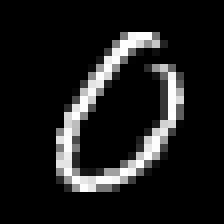
#> input picture trainimg/0_250.bmp, 28 x 28 px, found by its file name (shown 8 times larger); its folder holds only this picture in this run
$ python Imagetotxt_new.py
#> lines starting #> are read from the running program, lines starting #| are printed output that depends on the picture; after the words box and inside, x2 and y2 are one past the last pixel; in counts of white or black regions, pixels touching at a corner belong together
from PIL import Image
from os import listdir
import numpy as np
def createTxt(dir):

#> called with dir = './trainimg'
     files = listdir(dir)
     WHITE,BLACK=1,0
     imgtxt=open("./traindata","w+",encoding="utf-8")

     for filename in files:
         num=int(filename[0])
         img=Image.open("./trainimg/{}".format(filename)).convert("L")
#> img is the input picture: PIL image 28x28 L; min 0, max 255, mean 27.8
         img=img.resize((32,32))
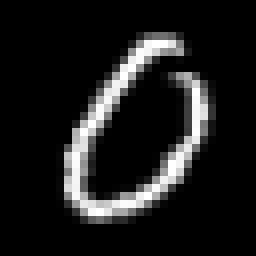
#> img: PIL image 32x32 L (shown 8 times larger); min 0, max 255, mean 28.2
         img_new=img.point(lambda x:BLACK if x>128 else WHITE)
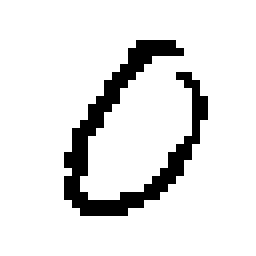
#> img_new: PIL image 32x32 L (shown 8 times larger); values 0 (black) and 1 (white), 89.3% white; black in thin lines or dots, all inside (x1, y1, x2, y2) = (8, 5, 26, 27)
         arr=np.array(img_new)
         arr[0][0]=num  #将每个分块的矩阵的第一个元素设为对应的数字，便于提取标签
#> arr: shape (32, 32); values 0 (black) and 1 (white), 89.2% white; black in thin lines or dots, all inside (x1, y1, x2, y2) = (0, 0, 26, 27)
         for rows in range(arr.shape[0]):
             imgtxt.writelines(str(arr[rows].flatten()))
             imgtxt.write("\n")
     imgtxt.close()

createTxt("./trainimg")
print("转化成功！")

$ run again, on trainimg/0_631.bmp
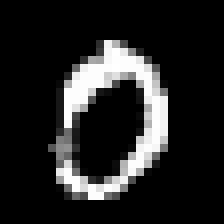
#> input picture trainimg/0_631.bmp, 28 x 28 px, found by its file name (shown 8 times larger)
#> in createTxt, img is the input picture: PIL image 28x28 L; min 0, max 255, mean 35.5
#> in createTxt, `img=img.resize((32,32))`:
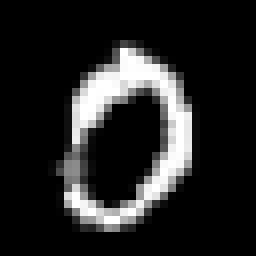
#> img: PIL image 32x32 L (shown 8 times larger); min 0, max 255, mean 35.8
#> in createTxt, `img_new=img.point(lambda x:BLACK if x>128 else WHITE)`:
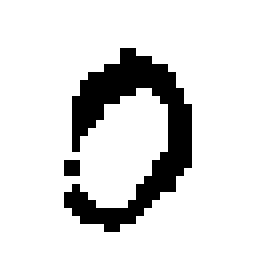
#> img_new: PIL image 32x32 L (shown 8 times larger); values 0 (black) and 1 (white), 85.5% white; 2 black regions (1 under 20 px), largest, box (x1, y1, x2, y2) and area: (8, 6, 24, 29) 144

$ run again, on trainimg/0_71.bmp
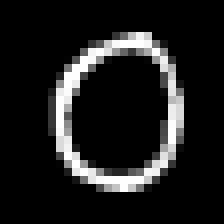
#> input picture trainimg/0_71.bmp, 28 x 28 px, found by its file name (shown 8 times larger)
#> in createTxt, img is the input picture: PIL image 28x28 L; min 0, max 255, mean 29.2
#> in createTxt, `img=img.resize((32,32))`:
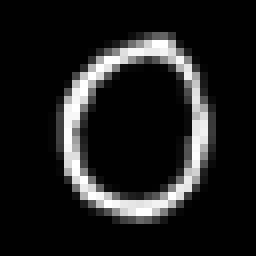
#> img: PIL image 32x32 L (shown 8 times larger); min 0, max 255, mean 29.6
#> in createTxt, `img_new=img.point(lambda x:BLACK if x>128 else WHITE)`:
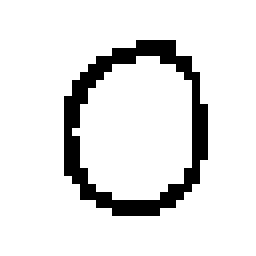
#> img_new: PIL image 32x32 L (shown 8 times larger); values 0 (black) and 1 (white), 89.3% white; black in thin lines or dots, all inside (x1, y1, x2, y2) = (8, 5, 26, 27)
#> arr: shape (32, 32); values 0 (black) and 1 (white), 89.2% white; black in thin lines or dots, all inside (x1, y1, x2, y2) = (0, 0, 26, 27)
